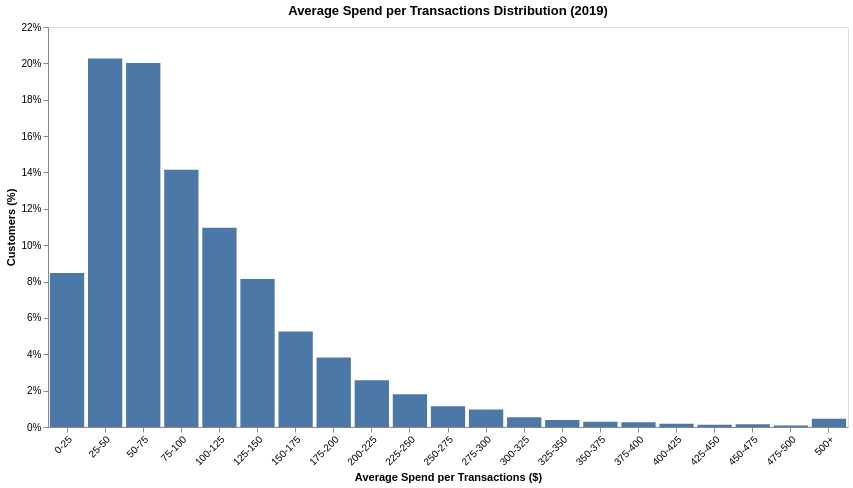

Here is the notebook cell this chart was saved with:
### Code cell
distribution_barplot(
    create_distribution(
        cust_data_2019, 
        column="AvgSpendPerTrans",
        **create_bins_labels(
            bin_width=25, 
            max_cutoff=500
        )
    ),
    column="AvgSpendPerTrans",
    title="Average Spend per Transactions Distribution (2019)",
    x_title="Average Spend per Transactions ($)"
)

### Figure 1 — Vega-Lite specification as saved in the notebook (floating-point values rounded to 4 significant figures)
{"config": {"view": {"continuousWidth": 300, "continuousHeight": 300}, "axis": {"grid": false}}, "data": {"name": "data-a9f5ec2ccef7d1009b2430d1b88f0fc7"}, "mark": {"type": "bar"}, "encoding": {"tooltip": [{"field": "AvgSpendPerTrans Range", "title": "Range", "type": "nominal"}, {"field": "Customers", "format": ",", "title": "Customers", "type": "quantitative"}, {"field": "Percent", "format": ".1%", "title": "Customers (%)", "type": "quantitative"}], "x": {"axis": {"labelAngle": -45}, "field": "AvgSpendPerTrans Range", "sort": null, "title": "Average Spend per Transactions ($)", "type": "nominal"}, "y": {"axis": {"format": "%"}, "field": "Percent", "title": "Customers (%)", "type": "quantitative"}}, "height": 400, "title": "Average Spend per Transactions Distribution (2019)", "width": 800, "$schema": "https://vega.github.io/schema/vega-lite/v6.4.1.json", "datasets": {"data-a9f5ec2ccef7d1009b2430d1b88f0fc7": [{"AvgSpendPerTrans Range": "0-25", "Customers": 2698, "Percent": 0.0847}, {"AvgSpendPerTrans Range": "25-50", "Customers": 6455, "Percent": 0.2026}, {"AvgSpendPerTrans Range": "50-75", "Customers": 6377, "Percent": 0.2002}, {"AvgSpendPerTrans Range": "75-100", "Customers": 4508, "Percent": 0.1415}, {"AvgSpendPerTrans Range": "100-125", "Customers": 3490, "Percent": 0.1096}, {"AvgSpendPerTrans Range": "125-150", "Customers": 2592, "Percent": 0.08137}, {"AvgSpendPerTrans Range": "150-175", "Customers": 1675, "Percent": 0.05258}, {"AvgSpendPerTrans Range": "175-200", "Customers": 1217, "Percent": 0.0382}, {"AvgSpendPerTrans Range": "200-225", "Customers": 819, "Percent": 0.02571}, {"AvgSpendPerTrans Range": "225-250", "Customers": 573, "Percent": 0.01799}, {"AvgSpendPerTrans Range": "250-275", "Customers": 362, "Percent": 0.01136}, {"AvgSpendPerTrans Range": "275-300", "Customers": 305, "Percent": 0.009575}, {"AvgSpendPerTrans Range": "300-325", "Customers": 170, "Percent": 0.005337}, {"AvgSpendPerTrans Range": "325-350", "Customers": 122, "Percent": 0.00383}, {"AvgSpendPerTrans Range": "350-375", "Customers": 92, "Percent": 0.002888}, {"AvgSpendPerTrans Range": "375-400", "Customers": 82, "Percent": 0.002574}, {"AvgSpendPerTrans Range": "400-425", "Customers": 59, "Percent": 0.001852}, {"AvgSpendPerTrans Range": "425-450", "Customers": 41, "Percent": 0.001287}, {"AvgSpendPerTrans Range": "450-475", "Customers": 46, "Percent": 0.001444}, {"AvgSpendPerTrans Range": "475-500", "Customers": 27, "Percent": 0.0008476}, {"AvgSpendPerTrans Range": "500+", "Customers": 145, "Percent": 0.004552}]}}
